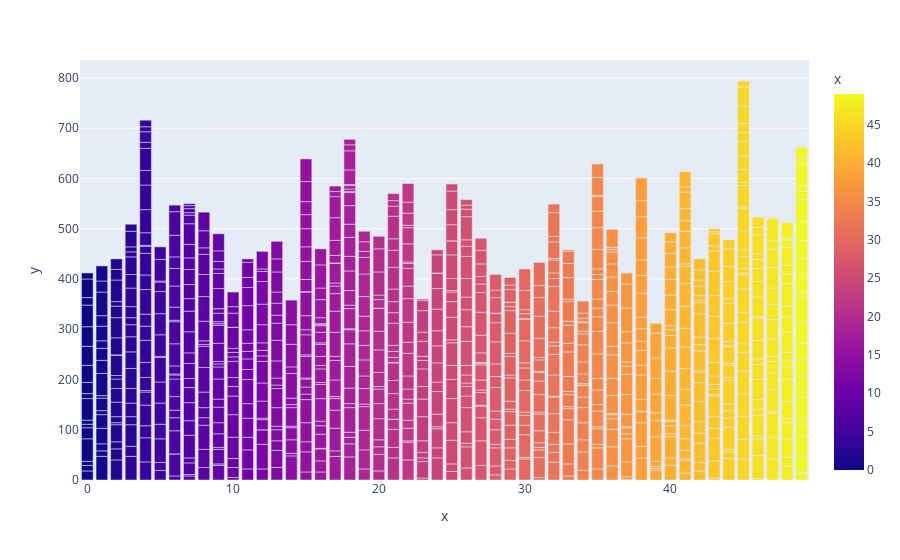

Write notebook code for a chart like this one.
### Code cell
px.bar(df,df['x'],df['y'],color='x')

### Figure 1 — Plotly figure (JSON) as saved in the notebook; plotly's stock layout.template omitted (floating-point values rounded to 4 significant figures; data arrays with more than 128 entries replaced by an {"elided": "..."} marker saying what was removed)
{"data": [{"alignmentgroup": "True", "hoverlabel": {"namelength": 0}, "hovertemplate": "x=%{marker.color}<br>y=%{y}", "legendgroup": "", "marker": {"color": {"elided": "1000 int values"}, "coloraxis": "coloraxis"}, "name": "", "offsetgroup": "", "orientation": "v", "showlegend": false, "textposition": "auto", "type": "bar", "x": {"elided": "1000 int values"}, "xaxis": "x", "y": {"elided": "1000 int values"}, "yaxis": "y"}], "layout": {"barmode": "relative", "coloraxis": {"colorbar": {"title": {"text": "x"}}, "colorscale": [[0, "#0d0887"], [0.1111, "#46039f"], [0.2222, "#7201a8"], [0.3333, "#9c179e"], [0.4444, "#bd3786"], [0.5556, "#d8576b"], [0.6667, "#ed7953"], [0.7778, "#fb9f3a"], [0.8889, "#fdca26"], [1, "#f0f921"]]}, "legend": {"tracegroupgap": 0}, "margin": {"t": 60}, "xaxis": {"anchor": "y", "domain": [0, 1], "title": {"text": "x"}}, "yaxis": {"anchor": "x", "domain": [0, 1], "title": {"text": "y"}}}}
